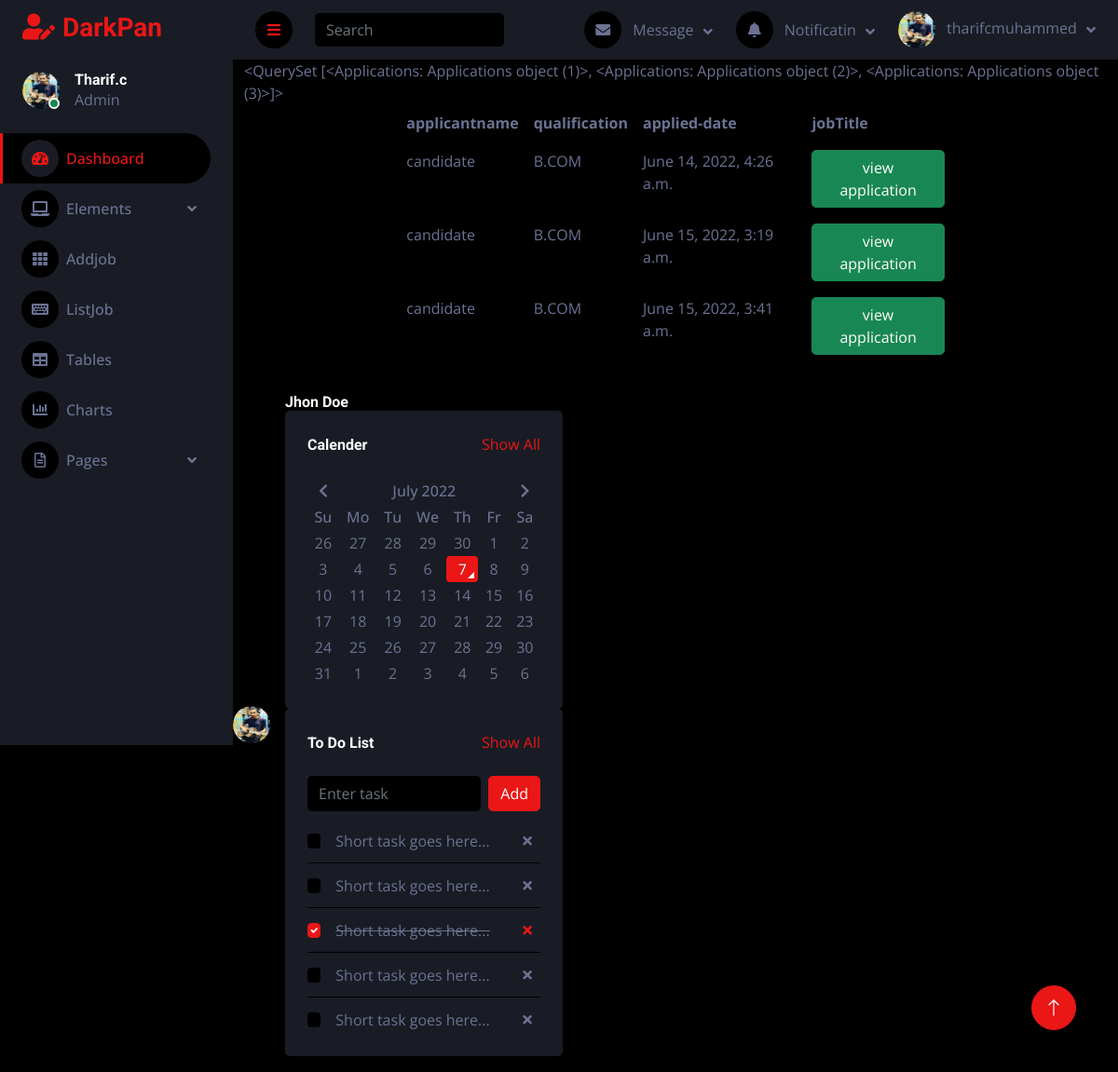
The page /employer/application/list/1 (signed in) on the database its author committed.
### employer/models.py (models this page shows)
class User(AbstractUser):
    options=(
        ("employer","employer"),
        ("candidate","candidate")
    )
    role=models.CharField(max_length=120,choices=options,default="candidate")
    phone=models.CharField(max_length=12,null=True)
    date_of_birth=models.DateField(null=True)

class Applications(models.Model):
    applicant=models.ForeignKey(User,on_delete=models.CASCADE,related_name="applicant")
    job=models.ForeignKey(Jobs,on_delete=models.CASCADE)
    options=(
        ("applied","applied"),
        ("accepted","accepted"),
        ("rejected","rejected"),
        ("pending","pending"),
        ("cancelled","cancelled")
    )
    status=models.CharField(max_length=120,choices=options,default="applied")
    date=models.DateTimeField(auto_now_add=True)

### candidate/models.py (models this page shows)
class CandidateProfile(models.Model):
    user=models.OneToOneField(User,on_delete=models.CASCADE,related_name="candidate")
    profile_pic=models.ImageField(upload_to="cadprofile")
    resume=models.FileField(upload_to="cvs",null=True)
    qualification=models.CharField(max_length=120)
    experience=models.PositiveIntegerField(default=0)
    skills=models.CharField(max_length=120)

### employer/views.py (the view)
# urls.py: path('application/list/<int:id>',views.EmployeeListApplications.as_view(),name="employee-application-List"),
@method_decorator(signin_required, name='dispatch')
class EmployeeListApplications(ListView):
    model = Applications
    context_object_name = "applications"
    template_name = "emp-applicationlist.html"
    def get_queryset(self):
        return Applications.objects.filter(job=self.kwargs.get("id")).exclude(status="cancelled")

### employer/templates/emp-applicationlist.html
{%extends 'base.html'%}
{%block body_block%}
{{applications}}
<div class="container">
    <div class="row">
        <div class="col-2"></div>
        <div class="col-8">
            <table class="table">
                <tr>
                    <th>applicantname</th>
                    <th>qualification</th>
                    <th>applied-date</th>
                    <th>jobTitle</th>
                </tr>
                {%for application in applications%}
                <tr>
                    <td>{{application.applicant.username}}</td>
                    <td>{{application.applicant.candidate.qualification}}</td>
                    <td>{{application.date}}</td>
                   <td>
                       <a class="btn btn-success" href="{%url 'application-list-detail' application.id%}">view application</a>
                   </td>
                </tr>
                {%endfor%}
                </table>
        </div>
        <div class="col-2"></div>
    </div>
</div>
{%endblock%}

### employer/templates/base.html (shortened to what this page needs)
<!DOCTYPE html>
<html lang="en">
{%load static%}
<head>
    <link href="https://cdnjs.cloudflare.com/ajax/libs/font-awesome/5.10.0/css/all.min.css" rel="stylesheet">
    <link href="https://cdn.jsdelivr.net/npm/bootstrap-icons@1.4.1/font/bootstrap-icons.css" rel="stylesheet">
    <link href="{%static 'lib/owlcarousel/assets/owl.carousel.min.css'%}" rel="stylesheet">
    <link href="{%static 'lib/tempusdominus/css/tempusdominus-bootstrap-4.min.css'%}" rel="stylesheet"/>
    <link href="{%static 'css/bootstrap.min.css'%}" rel="stylesheet">
    <link href="{%static 'css/style.css'%}" rel="stylesheet">
</head>
<body>
<div class="container-fluid position-relative d-flex p-0">
    <div class="sidebar pe-4 pb-3">
        <nav class="navbar bg-secondary navbar-dark">
            <a href="index.html" class="navbar-brand mx-4 mb-3">
                <h3 class="text-primary"><i class="fa fa-user-edit me-2"></i>DarkPan</h3>
            </a>
            <div class="d-flex align-items-center ms-4 mb-4">
                <div class="position-relative">
                    <img class="rounded-circle" src="{%static 'img/user.jpg'%}" alt=""
                         style="width: 40px; height: 40px;">
                    <div class="bg-success rounded-circle border border-2 border-white position-absolute end-0 bottom-0 p-1"></div>
                </div>
                <div class="ms-3">
                    <h6 class="mb-0">Tharif.c</h6>
                    <span>Admin</span>
                </div>
            </div>
            <div class="navbar-nav w-100">
                <a href="index.html" class="nav-item nav-link active"><i class="fa fa-tachometer-alt me-2"></i>Dashboard</a>
                <div class="nav-item dropdown">
                    <a href="#" class="nav-link dropdown-toggle" data-bs-toggle="dropdown"><i
                            class="fa fa-laptop me-2"></i>Elements</a>
                </div>
                <a href="{%url 'emp-addjob'%}" class="nav-item nav-link"><i class="fa fa-th me-2"></i>Addjob</a>
                <a href="{%url 'all-jobs'%}" class="nav-item nav-link"><i class="fa fa-keyboard me-2"></i>ListJob</a>
                <a href="table.html" class="nav-item nav-link"><i class="fa fa-table me-2"></i>Tables</a>
                <a href="chart.html" class="nav-item nav-link"><i class="fa fa-chart-bar me-2"></i>Charts</a>
                <div class="nav-item dropdown">
                    <a href="#" class="nav-link dropdown-toggle" data-bs-toggle="dropdown"><i
                            class="far fa-file-alt me-2"></i>Pages</a>
                </div>
            </div>
        </nav>
    </div>
    <div class="content">
        <nav class="navbar navbar-expand bg-secondary navbar-dark sticky-top px-4 py-0">
            <a href="#" class="sidebar-toggler flex-shrink-0">
                <i class="fa fa-bars"></i>
            </a>
            <form class="d-none d-md-flex ms-4">
                <input class="form-control bg-dark border-0" type="search" placeholder="Search">
            </form>
            <div class="navbar-nav align-items-center ms-auto">
                <div class="nav-item dropdown">
                    <a href="#" class="nav-link dropdown-toggle" data-bs-toggle="dropdown">
                        <i class="fa fa-envelope me-lg-2"></i>
                        <span class="d-none d-lg-inline-flex">Message</span>
                    </a>
                </div>
                <div class="nav-item dropdown">
                    <a href="#" class="nav-link dropdown-toggle" data-bs-toggle="dropdown">
                        <i class="fa fa-bell me-lg-2"></i>
                        <span class="d-none d-lg-inline-flex">Notificatin</span>
                    </a>
                </div>
                <div class="nav-item dropdown">
                    <a href="#" class="nav-link dropdown-toggle" data-bs-toggle="dropdown">
                        <img class="rounded-circle me-lg-2" src="{%static 'img/user.jpg'%}" alt=""
                             style="width: 40px; height: 40px;">
                        <span class="d-none d-lg-inline-flex">{{request.user}}</span>
                    </a>
                </div>
            </div>
        </nav>
        <div class="container-fluid">
            {%block body_block%}
            {%endblock%}
        </div>
        <div class="d-flex align-items-center border-bottom py-3">
            <img class="rounded-circle flex-shrink-0" src="{%static 'img/user.jpg'%}" alt=""
                 style="width: 40px; height: 40px;">
            <div class="w-100 ms-3">
                <div class="d-flex w-100 justify-content-between">
                    <h6 class="mb-0">Jhon Doe</h6>
                </div>
                <div class="col-sm-12 col-md-6 col-xl-4">
                    <div class="h-100 bg-secondary rounded p-4">
                        <div class="d-flex align-items-center justify-content-between mb-4">
                            <h6 class="mb-0">Calender</h6>
                            <a href="">Show All</a>
                        </div>
                        <div id="calender"></div>
                    </div>
                </div>
                <div class="col-sm-12 col-md-6 col-xl-4">
                    <div class="h-100 bg-secondary rounded p-4">
                        <div class="d-flex align-items-center justify-content-between mb-4">
                            <h6 class="mb-0">To Do List</h6>
                            <a href="">Show All</a>
                        </div>
                        <div class="d-flex mb-2">
                            <input class="form-control bg-dark border-0" type="text" placeholder="Enter task">
                            <button type="button" class="btn btn-primary ms-2">Add</button>
                        </div>
                        <div class="d-flex align-items-center border-bottom py-2">
                            <input class="form-check-input m-0" type="checkbox">
                            <div class="w-100 ms-3">
                                <div class="d-flex w-100 align-items-center justify-content-between">
                                    <span>Short task goes here...</span>
                                    <button class="btn btn-sm"><i class="fa fa-times"></i></button>
                                </div>
                            </div>
                        </div>
                        <div class="d-flex align-items-center border-bottom py-2">
                            <input class="form-check-input m-0" type="checkbox">
                            <div class="w-100 ms-3">
                                <div class="d-flex w-100 align-items-center justify-content-between">
                                    <span>Short task goes here...</span>
                                    <button class="btn btn-sm"><i class="fa fa-times"></i></button>
                                </div>
                            </div>
                        </div>
                        <div class="d-flex align-items-center border-bottom py-2">
                            <input class="form-check-input m-0" type="checkbox" checked>
                            <div class="w-100 ms-3">
                                <div class="d-flex w-100 align-items-center justify-content-between">
                                    <span><del>Short task goes here...</del></span>
                                    <button class="btn btn-sm text-primary"><i class="fa fa-times"></i></button>
                                </div>
                            </div>
                        </div>
                        <div class="d-flex align-items-center border-bottom py-2">
                            <input class="form-check-input m-0" type="checkbox">
                            <div class="w-100 ms-3">
                                <div class="d-flex w-100 align-items-center justify-content-between">
                                    <span>Short task goes here...</span>
                                    <button class="btn btn-sm"><i class="fa fa-times"></i></button>
                                </div>
                            </div>
                        </div>
                        <div class="d-flex align-items-center pt-2">
                            <input class="form-check-input m-0" type="checkbox">
                            <div class="w-100 ms-3">
                                <div class="d-flex w-100 align-items-center justify-content-between">
                                    <span>Short task goes here...</span>
                                    <button class="btn btn-sm"><i class="fa fa-times"></i></button>
                                </div>
                            </div>
                        </div>
                    </div>
                </div>
            </div>
        </div>
    </div>
</div>
<a href="#" class="btn btn-lg btn-primary btn-lg-square back-to-top"><i class="bi bi-arrow-up"></i></a>
</body>
</html>

### employer/static/css/style.css (style rules this page uses)
:root { --primary: #EB1616; --secondary: #191C24; --light: #6C7293; --dark: #000000; }
.back-to-top { position: fixed; display: none; right: 45px; bottom: 45px; z-index: 99; }
.btn { transition: .5s; }
.btn-lg-square { width: 48px; height: 48px; }
.btn-square, .btn-sm-square, .btn-lg-square { padding: 0; display: inline-flex; align-items: center; justify-content: center; font-weight: normal; border-radius: 50px; }
.sidebar { position: fixed; top: 0; left: 0; bottom: 0; width: 250px; height: 100vh; overflow-y: auto; background: var(--secondary); transition: 0.5s; z-index: 999; }
.content { margin-left: 250px; min-height: 100vh; background: var(--dark); transition: 0.5s; }
@media (min-width: 992px) { .sidebar { margin-left: 0; } }
@media (min-width: 992px) { .content { width: calc(100% - 250px); } }
.sidebar .navbar .navbar-nav .nav-link { padding: 7px 20px; color: var(--light); font-weight: 500; border-left: 3px solid var(--secondary); border-radius: 0 30px 30px 0; outline: none; }
.sidebar .navbar .navbar-nav .nav-link:hover, .sidebar .navbar .navbar-nav .nav-link.active { color: var(--primary); background: var(--dark); border-color: var(--primary); }
.sidebar .navbar .navbar-nav .nav-link i { width: 40px; height: 40px; display: inline-flex; align-items: center; justify-content: center; background: var(--dark); border-radius: 40px; }
.sidebar .navbar .navbar-nav .nav-link:hover i, .sidebar .navbar .navbar-nav .nav-link.active i { background: var(--secondary); }
.sidebar .navbar .dropdown-toggle::after { position: absolute; top: 15px; right: 15px; border: none; content: "\f107"; font-family: "Font Awesome 5 Free"; font-weight: 900; transition: .5s; }
.content .navbar .navbar-nav .nav-link { margin-left: 25px; padding: 12px 0; color: var(--light); outline: none; }
.content .navbar .sidebar-toggler, .content .navbar .navbar-nav .nav-link i { width: 40px; height: 40px; display: inline-flex; align-items: center; justify-content: center; background: var(--dark); border-radius: 40px; }
.content .navbar .dropdown-toggle::after { margin-left: 6px; vertical-align: middle; border: none; content: "\f107"; font-family: "Font Awesome 5 Free"; font-weight: 900; transition: .5s; }

### rows shown on the page
User: user "tharifcmuhammed"
Applications: id "<QuerySet [<Applications: Applications object (1)>, <Applications: Applications object (2)>, <Applications: Applications object (3)>]>", applicant.username "candidate", applicant.candidate.qualification "B.COM", date "June 14, 2022, 4:26 a.m."
Applications: applicant.username "candidate", applicant.candidate.qualification "B.COM", date "June 15, 2022, 3:19 a.m."
Applications: applicant.username "candidate", applicant.candidate.qualification "B.COM", date "June 15, 2022, 3:41 a.m."
